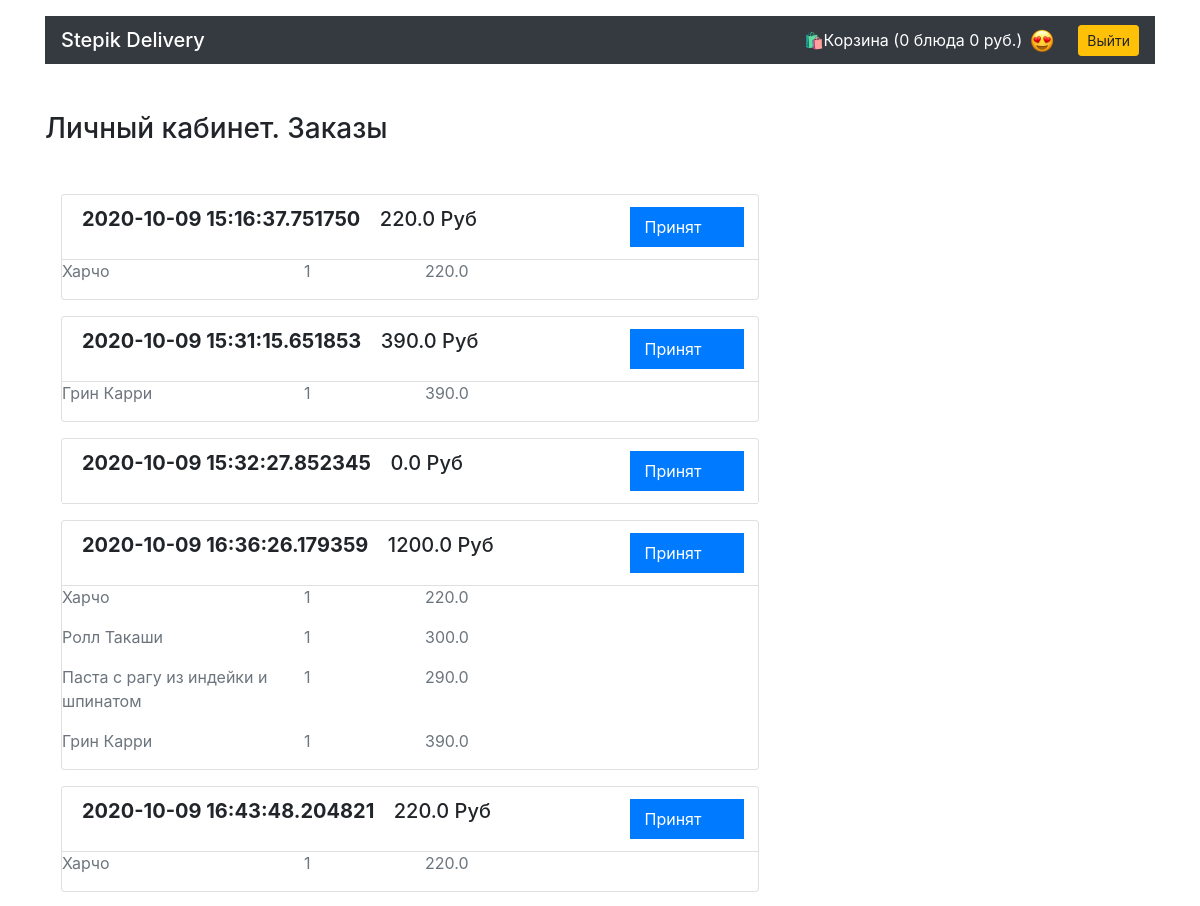
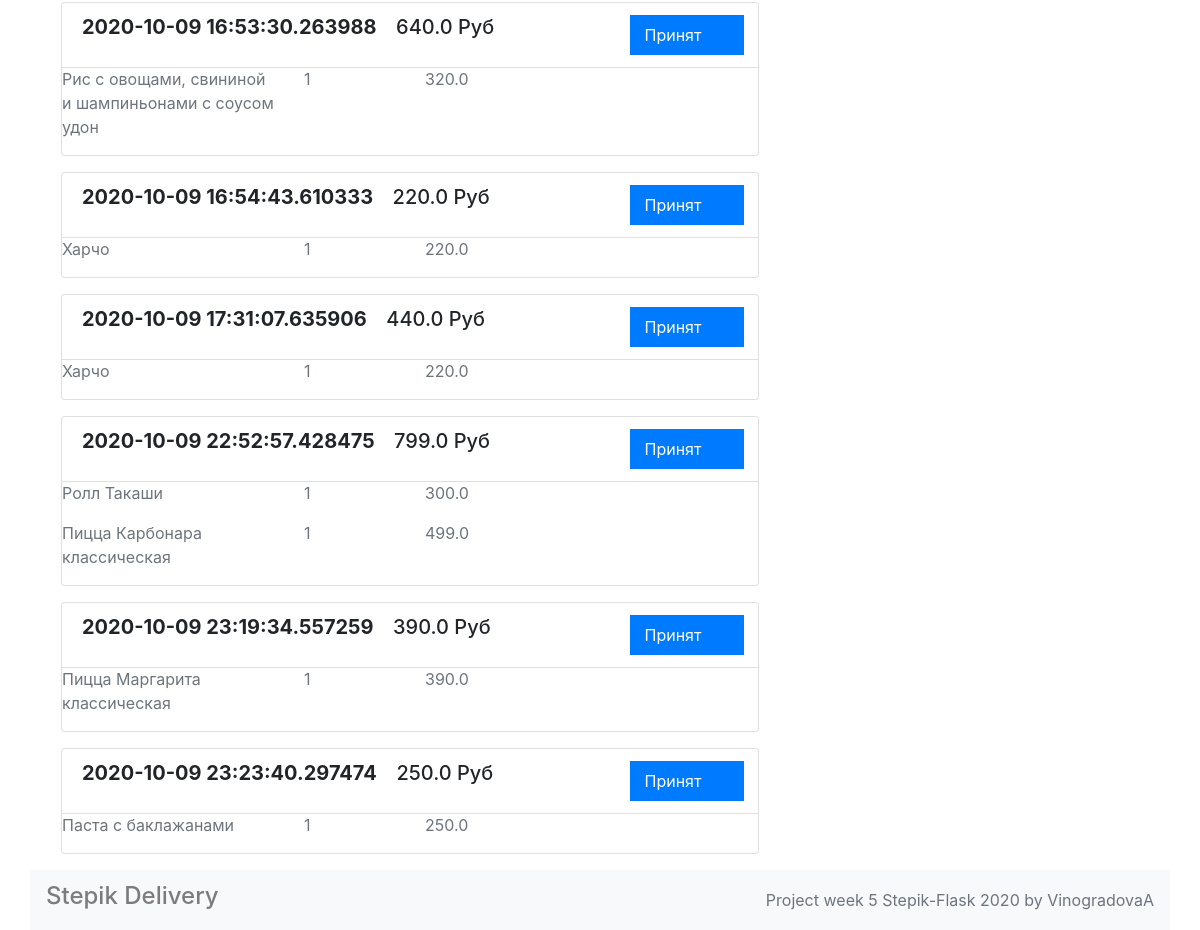
Screenshot of /account/ (signed in) with the database file from the repository (2 pictures, top to bottom).
### models.py (models this page shows)
class Order(db.Model):
    __tablename__ = 'orders'
    id = db.Column(db.Integer, primary_key=True)
    name = db.Column(db.String(30), nullable=False)
    date = db.Column(db.DateTime, nullable=False)
    amount = db.Column(db.Float, nullable=False)
    status = db.Column(db.String(50), nullable=False)
    mail = db.Column(db.String(100), nullable=False)
    phone = db.Column(db.String(20), nullable=False)
    address = db.Column(db.String(200), nullable=False)
    meals = db.relationship('Meal', secondary=orders_meals_association,
                            back_populates="orders")
    user = db.relationship('User')
    user_id = db.Column(db.Integer, db.ForeignKey('users.id'))

class Meal(db.Model):
    __tablename__ = 'meals'
    id = db.Column(db.Integer, primary_key=True)
    title = db.Column(db.String(100), unique=True, nullable=False)
    price = db.Column(db.Float, nullable=False)
    description = db.Column(db.String(200), nullable=False)
    picture = db.Column(db.String(50), nullable=False)
    orders = db.relationship('Order', secondary=orders_meals_association,
                             back_populates="meals")
    category = db.relationship('Category')
    category_id = db.Column(db.Integer, db.ForeignKey('categories.id'))

### views.py (the view)
@app.route('/account/')
def account():
    if session.get('user_id'):
        user = db.session.query(User).get(session['user_id'])
        return render_template('account.html', orders=user.orders)
    return abort(404, 'Вы не авторизированы. Необходимо пройти регистрацию и \
         войти в личный кабинет.')

### templates/account.html
{% extends 'base.html' %}
{% block container %}
{% include 'header.html' %}
<main class="container">
    <section class="row">
        <div class="col-12 col-lg-8">
            <h1 class="h3 my-5">Личный кабинет. Заказы</h1>
        {% for order in orders %}
        <div class="card m-3">
            <ul class="list-group list-group-flush">
                <li class="list-group-item">
                    <div class="row">
                        <div class="col-7 col-lg-9">
                            <span class="h5 font-weight-bold">{{ order.date}}</span>
                            <span class="h5 col-2">{{ order.amount }} Руб</span>
                        </div>
                        <div class="col-3 col-lg-2 ml-5 py-2 badge-primary text-wrap">{{ order.status }}
                        </div>
                    </div>
                </li>
                <div class="card-bsody">
                    <div class="row">
                        {% for meal in order.meals %}
                        <p class="col-4 text-muted"> {{ meal.title }} </p>
                        <p class="col-2 text-muted"> 1</p>
                        <p class="col-6 text-muted"> {{ meal.price }} </p>
                        {% endfor %}
                    </div>
                </div>
            </ul>
        </div>
        {% endfor %}
      </div>
    </section>
</main>
{% endblock %}

### templates/base.html (style rules this page uses)
html { position: relative; min-height: 100%; }
body { margin-bottom: 60px; }

### rows the page displays
Order: date "2020-10-09 15:16:37.751750", amount "220.0", status "Принят"
Meal: title "Харчо", price "220.0"
Order: date "2020-10-09 15:31:15.651853", amount "390.0", status "Принят"
Meal: title "Грин Карри", price "390.0"
Order: date "2020-10-09 15:32:27.852345", amount "0.0", status "Принят"
Order: date "2020-10-09 16:36:26.179359", amount "1200.0", status "Принят"
Meal: title "Ролл Такаши", price "300.0"
Meal: title "Паста с рагу из индейки и шпинатом", price "290.0"
Order: date "2020-10-09 16:43:48.204821", amount "220.0", status "Принят"
Order: date "2020-10-09 16:53:30.263988", amount "640.0", status "Принят"
Meal: title "Рис с овощами, свининой и шампиньонами с соусом удон", price "320.0"
Order: date "2020-10-09 16:54:43.610333", amount "220.0", status "Принят"
Order: date "2020-10-09 17:31:07.635906", amount "440.0", status "Принят"
Order: date "2020-10-09 22:52:57.428475", amount "799.0", status "Принят"
Meal: title "Пицца Карбонара классическая", price "499.0"
Order: date "2020-10-09 23:19:34.557259", amount "390.0", status "Принят"
Meal: title "Пицца Маргарита классическая", price "390.0"
Order: date "2020-10-09 23:23:40.297474", amount "250.0", status "Принят"
Meal: title "Паста с баклажанами", price "250.0"

### other values shown
{{ session['cart_id']|count }} "0"
{{ session['cart_price']|sum }} "0"
